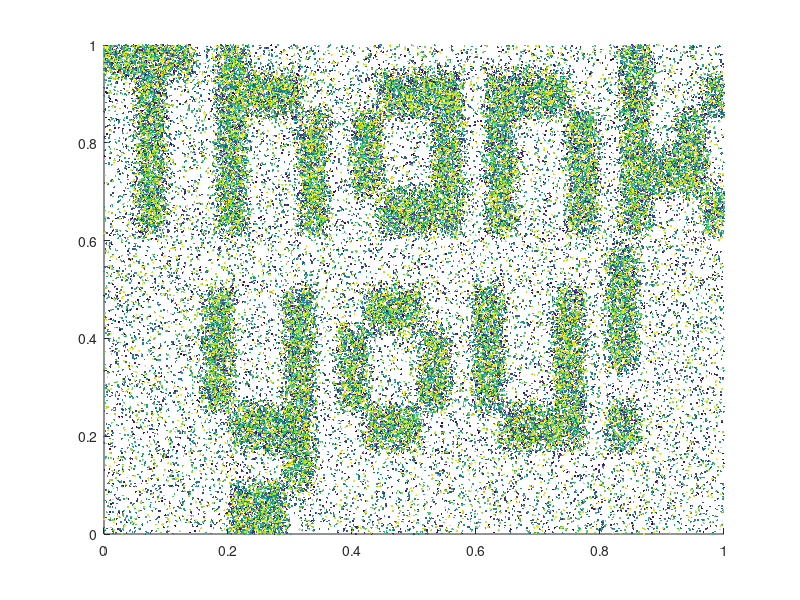

The MATLAB script that drew this image:
h=25;w=46;I=cumsum([1,24;0,1;1,-1;0,1;1,-9;0,1;0,1;0,1;0,1;0,1;0,1;0,1;0,1;0,1;1,-9;0,1;0,1;0,1;0,1;0,1;0,1;0,1;0,1;0,1;1,-1;0,1;1,-1;0,1;2,-18;0,1;0,1;0,1;0,1;0,1;1,-5;0,1;0,1;0,1;0,1;0,1;0,4;0,1;0,1;0,1;0,1;0,1;0,1;0,1;0,1;0,1;1,-24;0,1;0,3;0,1;0,10;0,1;0,1;0,1;0,1;0,1;0,1;0,1;0,1;0,1;1,-24;0,1;0,3;0,1;0,16;0,1;1,-22;0,1;0,3;0,1;0,16;0,1;1,-22;0,1;0,3;0,1;0,16;0,1;1,-20;0,1;0,1;0,1;0,1;0,1;0,1;0,1;0,1;0,1;0,10;0,1;1,-20;0,1;0,1;0,1;0,1;0,1;0,1;0,1;0,1;0,1;0,4;0,1;0,1;0,1;0,1;0,1;1,-5;0,1;0,1;0,1;0,1;0,1;2,-14;0,1;0,1;0,1;1,-3;0,1;0,1;0,1;0,8;0,1;0,1;0,1;1,-16;0,1;0,5;0,1;0,6;0,1;0,1;0,1;1,-16;0,1;0,5;0,1;0,4;0,1;0,5;0,1;1,-18;0,1;0,5;0,1;0,4;0,1;0,5;0,1;1,-18;0,1;0,5;0,1;0,4;0,1;0,5;0,1;1,-16;0,1;0,1;0,1;0,6;0,1;0,5;0,1;1,-16;0,1;0,1;0,1;0,6;0,1;0,1;0,1;0,1;0,1;0,1;0,1;1,-7;0,1;0,1;0,1;0,1;0,1;0,1;0,1;2,-16;0,1;0,1;0,1;0,1;0,1;1,-5;0,1;0,1;0,1;0,1;0,1;0,4;0,1;0,1;0,1;0,1;0,1;0,1;0,1;1,-18;0,1;0,10;0,1;0,1;0,1;0,1;0,1;0,1;0,1;1,-18;0,1;0,16;0,1;1,-18;0,1;0,16;0,1;1,-18;0,1;0,16;0,1;1,-18;0,1;0,1;0,1;0,1;0,1;0,1;0,1;0,10;0,1;1,-18;0,1;0,1;0,1;0,1;0,1;0,1;0,1;0,4;0,1;0,1;0,1;0,1;0,1;1,-5;0,1;0,1;0,1;0,1;0,1;2,-16;0,1;0,3;0,1;0,1;0,1;0,1;0,1;1,-9;0,1;0,3;0,1;0,1;0,1;0,1;0,1;0,2;0,1;0,1;0,1;0,1;0,1;0,1;0,1;0,1;0,1;1,-9;0,1;0,1;0,1;0,1;0,1;0,1;0,1;0,1;0,1;1,-7;0,1;1,-1;0,1;1,-1;0,1;0,1;0,1;1,-3;0,1;0,1;0,1;1,-5;0,1;0,5;0,1;1,-7;0,1;0,5;0,1]);J=zeros(w,h,1);for(i=1:316);J(I(i,1),I(i,2))=.9;end;Z=zeros(w,h);J=max(J,Z+0.1);P=@(x,y,tx,ty)([1-tx,tx]*J(x:x+1,y:y+1)*[1-ty;ty]);L=@(x,y)P(floor(x),floor(y),x-floor(x),y-floor(y));D=@(x,y)L(min(w-1,max(1,x*w)),min(h-1,max(1,y*h)));M=65536;v=zeros(M,2);for(i=1:M);p=-1;while(rand()>p);r=rand(2,1);p=D(r(1),r(2));end;v(i,:)=r;end;scatter(v(:,1),v(:,2),2,linspace(1,10,length(v)),'filled');
